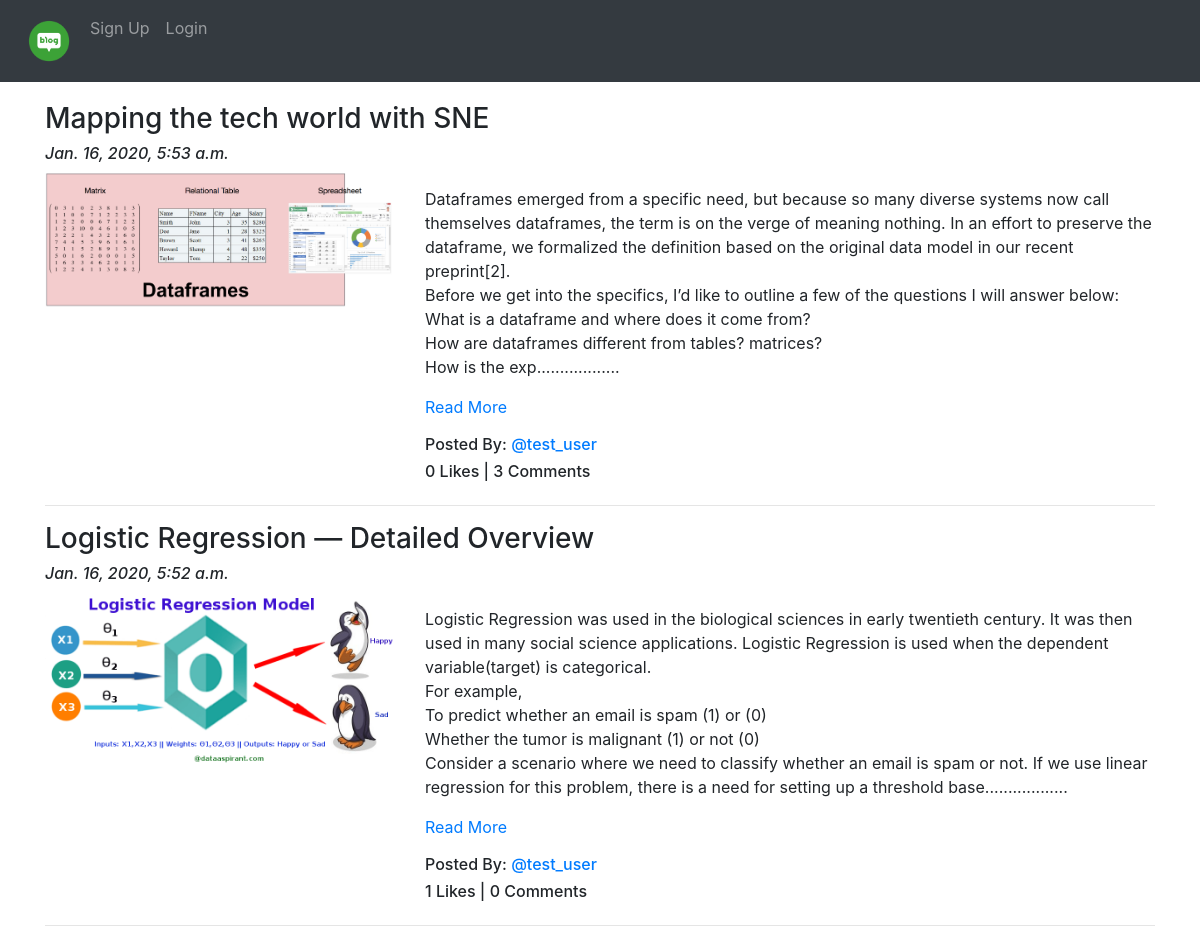
Screenshot of /blog/ with the database file from the repository.
### App_Blog/models.py (models this page shows, shortened)
class Blog(models.Model):
    author = models.ForeignKey(User, on_delete=models.CASCADE, related_name='post_author')
    blog_title = models.CharField(max_length=264, verbose_name="Put a Title")
    slug = models.SlugField(max_length=264, unique=True)
    blog_content = models.TextField(verbose_name="What is on your mind?")
    blog_image = models.ImageField(upload_to='blog_images', verbose_name="Image")
    publish_date = models.DateTimeField(auto_now_add=True)
    update_date = models.DateTimeField(auto_now=True)
    class Meta:
        ordering = ['-publish_date',]

### App_Blog/views.py (the view)
# urls.py: path('', views.BlogList.as_view(), name='blog_list'),
class BlogList(ListView):
    context_object_name = 'blogs'
    model = Blog
    template_name = 'App_Blog/blog_list.html'

### App_Blog/templatetags/custom_filters.py (called while the page is built)
def range_filter(value):
    return value[0:500] + ".................."

### templates/App_Blog/blog_list.html (shortened to what this page needs)
{% extends 'base.html' %}
{% load custom_filters %}
{% block body_block %}
{% for blog in blogs %}
<h3>{{blog.blog_title}}</h3>
<h6><i>{{blog.publish_date}}</i></h6>
<div class="row">
  <div class="col-sm-4">
    <img src="/media/{{blog.blog_image}}" alt="{{blog.blog_title}}" title="{{blog.blog_title}}" width="100%">
  </div>
  <div class="col-sm-8">
    <p>{{blog.blog_content|range_filter|linebreaks}} <a href="{% url 'App_Blog:blog_details' slug=blog.slug %}">Read More</a></p>
    <h6>Posted By: <a href="#">@{{blog.author}}</a></h6>
    <h6>{{blog.liked_blog.count}} Likes | {{blog.blog_comment.count }} Comments </h6>
  </div>
</div>
<hr>
{% endfor %}
{% endblock %}

### templates/base.html (shortened to what this page needs)
<!DOCTYPE html>
{% load static %}
<html lang="en" dir="ltr">
<head>
  <link rel="stylesheet" href="https://maxcdn.bootstrapcdn.com/bootstrap/4.4.1/css/bootstrap.min.css">
  <link href="https://maxcdn.bootstrapcdn.com/font-awesome/4.7.0/css/font-awesome.min.css" rel="stylesheet">
</head>
<body>
  <nav class="navbar navbar-expand-sm bg-dark navbar-dark">
    <ul class="navbar-nav">
      <li class="nav-item active">
        <a class="nav-link" href="{% url 'index' %}"><img src="/media/logo.png" width="50px"></a>
      </li>
      {% if user.is_authenticated %}
      <div class="nav-item dropdown">
        <a class="nav-link dropdown-toggle" href="#" id="navbardrop" data-toggle="dropdown">
          @{{user.username}}
        </a>
        <div class="dropdown-menu">
          <a class="dropdown-item" href="{% url 'App_Blog:create_blog' %}">Write Blog</a>
          <a class="dropdown-item" href="{% url 'App_Blog:my_blogs' %}">My Blogs</a>
          <a class="dropdown-item" href="{% url 'App_Login:profile' %}">Your Profile</a>
          <hr>
          <a class="dropdown-item" href="{% url 'App_Login:logout' %}">Logout</a>
        </div>
      </div>
      {% else %}
      <li class="nav-item">
        <a class="nav-link" href="{% url 'App_Login:signup' %}">Sign Up</a>
      </li>
      <li class="nav-item">
        <a class="nav-link" href="{% url 'App_Login:login' %}">Login</a>
      </li>
      {% endif %}
    </ul>
  </nav>
  <div class="container" style="padding-top:20px">
    {% block body_block %}
    {% endblock %}
  </div>
</body>
</html>

### rows the page displays
Blog: blog_title "Mapping the tech world with SNE", publish_date "Jan. 16, 2020, 5:53 a.m.", blog_image (picture), blog_content|range_filter "Dataframes emerged from a specific need, but because so many diverse systems now call themselves dataframes, the term is on the verge of meaning nothing. In an effort to preserve the dataframe, we formalized the definition based on the original data model in our recent preprint[2]. Before we get into the specifics, I’d like to outline a few of the questions I will answer below: What is a dataframe and where does it come from? How are dataframes different from tables? matrices? How is the exp..................", author "test_user", liked_blog.count "0", blog_comment.count "3"
Blog: blog_title "Logistic Regression — Detailed Overview", publish_date "Jan. 16, 2020, 5:52 a.m.", blog_image (picture), blog_content|range_filter "Logistic Regression was used in the biological sciences in early twentieth century. It was then used in many social science applications. Logistic Regression is used when the dependent variable(target) is categorical. For example, To predict whether an email is spam (1) or (0) Whether the tumor is malignant (1) or not (0) Consider a scenario where we need to classify whether an email is spam or not. If we use linear regression for this problem, there is a need for setting up a threshold base..................", author "test_user", liked_blog.count "1", blog_comment.count "0"
